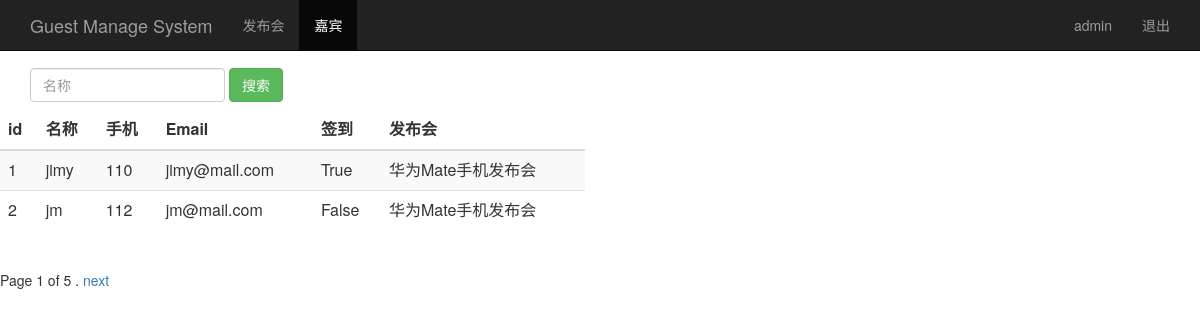
Before: /guest_manage/ (signed in) with the older database file.
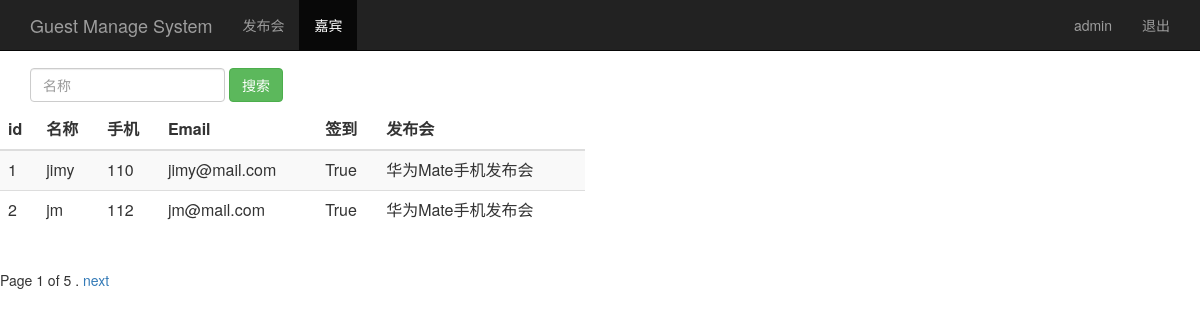
After: the same page with the newer database file.
### guest/sign/models.py (models this page shows, shortened)
class Guest(models.Model):
    event = models.ForeignKey('Event',on_delete=models.CASCADE)                    # 关联发布会 id，必须有位置参数on_delete
    realname = models.CharField(max_length=64)          # 姓名，字符类型数据,必须指定长度
    phone = models.CharField(max_length=16)             # 手机号，字符类型数据,必须指定长度
    email = models.EmailField()                         # 邮箱，电子邮件类型数据
    sign = models.BooleanField()                        # 签到状态，存放布尔类型数据
    create_time = models.DateTimeField(auto_now=True)   # 创建时间(自动获取当前时间)，日期时间类型格式数据
    class Meta:
        unique_together=("event","phone")

class Event(models.Model):
    name=models.CharField(max_length=100)               #发布会标题，字符类型数据,必须指定长度
    limit=models.IntegerField()                        #参会人数，存放integer整型数据
    status=models.BooleanField()                       #状态，存放布尔类型数据
    address= models.CharField(max_length=200)                        #地址，字符类型数据,必须指定长度
    start_time = models.DateTimeField('events time')   #发布会时间，日期型数据
    create_time = models.DateTimeField(auto_now=True)  #创建时间(自动获取当前时间)
    def __str__(self):
        return self.name

### guest/sign/views.py (the view)
# urls.py: path('guest_manage/',views.guest_manage),
@login_required
def guest_manage(request):
    username=request.session.get("user","")
    guest_list=Guest.objects.all()
    paginator=Paginator(guest_list,2)
    page=request.GET.get('page')
    try:
        contacts=paginator.page(page)
    except PageNotAnInteger:
        contacts = paginator.page(1)
    except EmpyPage:
        contacts = paginator.page(paginator.num_pages)
    return render(request,"guest_manage.html",{"user":username,"guests":contacts})

### guest/sign/templates/guest_manage.html (shortened to what this page needs)
<html lang="zh-CN">
    <head>
        {% load bootstrap3 %}
        {% bootstrap_css %}
    <head>
    <body role="document">
        <nav class= "navbar navbar-inverse navbar-fixed-top">
            <div class="container">
                <div class="navbar-header">
                    <a class="navbar-brand" href="/event_manage/">Guest Manage System</a>
                </div>
                <div id="navbar" class="collapse navbar-collapse">
                    <ul class="nav navbar-nav">
                        <li><a href="/event_manage">发布会</a></li>
                        <li class="active"><a href="#">嘉宾</a></li>
                    </ul>
                    <ul class="nav navbar-nav navbar-right">
                        <li><a href="#">{{user}}</a></li>
                        <li><a href="/logout/">退出</a></li>
                    </ul>
                </div>
            </div>
        </nav>
        <div calss="page-header" style="padding-top:60px;">
            <div id="navbar" class="navbar-collapse collapse">
                <form class="navbar-form" method="get" action="/search_guest_name/">
                    <div class="form=group">
                        <input name="realname" type="text" placeholder="名称" class="form-control">
                        <button type="submit" class="btn btn-success">搜索</button>
                    </div>
                </form>
            </div>
        </div>
        <div class="row" style="padding -top: 80px;">
            <div class="col-md-6">
                <table class=" table table-striped">
                    <thead>
                        <tr>
                            <th>id</th>
                            <th>名称</th>
                            <th>手机</th>
                            <th>Email</th>
                            <th>签到</th>
                            <th>发布会</th>
                        </tr>
                    </thead>
                    <tbody>
                        {% for guest in guests %}
                            <tr>
                                <td>{{ guest.id }}</td>
                                <td>{{ guest.realname }}</td>
                                <td>{{ guest.phone }}</td>
                                <td>{{ guest.email }}</td>
                                <td>{{ guest.sign }}</td>
                                <td>{{ guest.event }}</td>
                            </tr>
                        {% endfor %}
                    </tbody>
                </table>
            </div>
        </div>
        <div class="pagination">
            <span class="step-links">
                    <span class="current">
                    Page {{ guests.number}} of {{ guests.paginator.num_pages }} .
                    </span>
                {% if guests.has_next %}
                    <a href="?page={{ guests.next_page_number }}">next</a>
                {% endif %}
            </span>
        </div>
    </body>
</html>

Changed rows visible on the page:
changed Guest "jm": sign "False" → "True"
